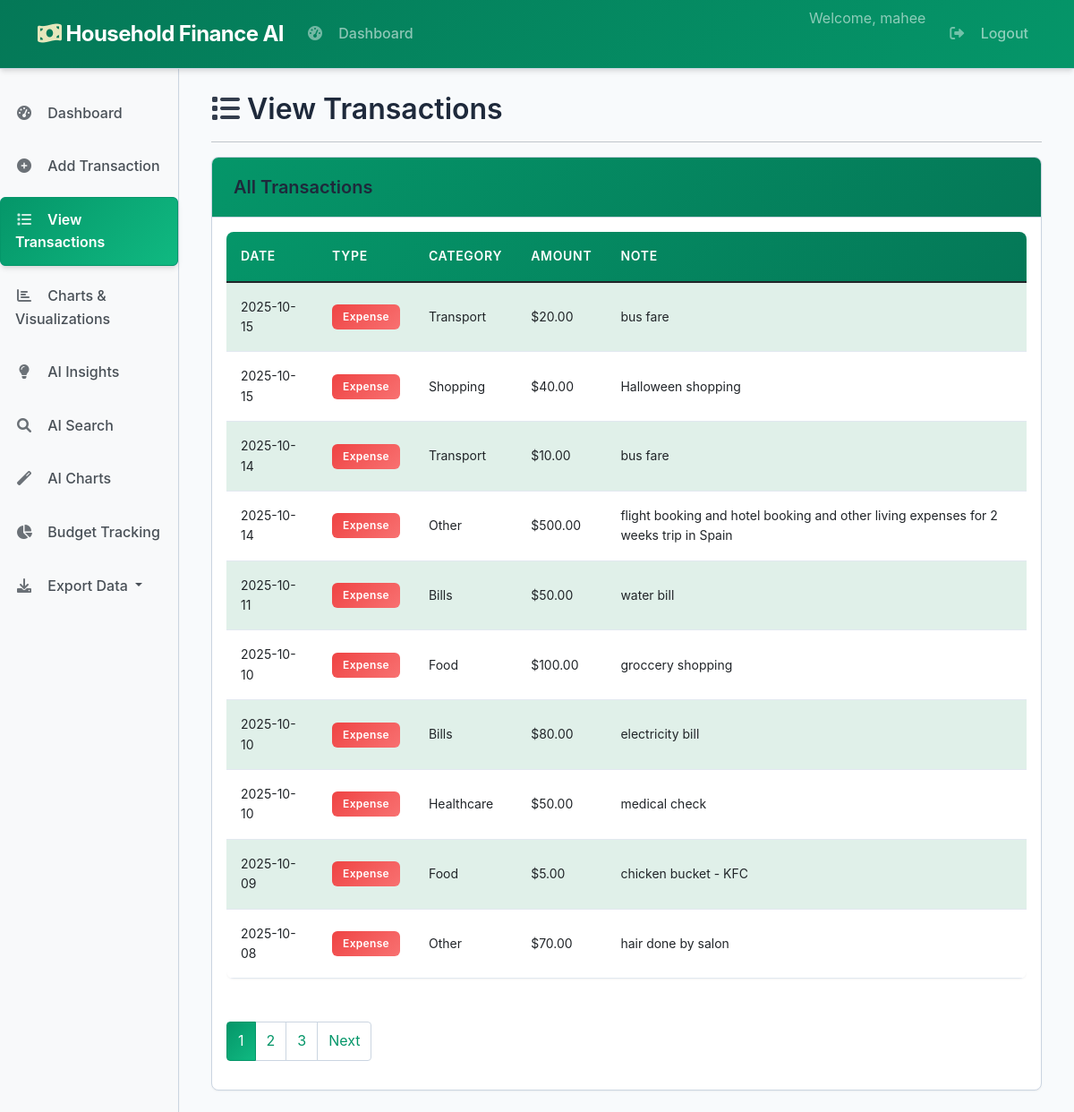
/view-transactions (signed in), run on the app's committed database.
### core/database.py (models this page shows, shortened)
class User(UserMixin, db.Model):
    __tablename__ = "users"
    id = db.Column(db.Integer, primary_key=True)
    username = db.Column(db.String(80), unique=True, nullable=False)
    password_hash = db.Column(db.String(120), nullable=False)
    role = db.Column(db.String(20), nullable=False, default="user")
    household_id = db.Column(db.Integer, db.ForeignKey("households.id"), nullable=True)
    created_at = db.Column(db.DateTime, default=datetime.utcnow)
    household = db.relationship("Household", back_populates="users")
    transactions = db.relationship("Transaction", back_populates="user")

class Transaction(db.Model):
    __tablename__ = "transactions"
    id = db.Column(db.Integer, primary_key=True)
    user_id = db.Column(db.Integer, db.ForeignKey("users.id"), nullable=False)
    type = db.Column(db.String(20), nullable=False)  # ✅ This should be 'type' not 't_type'
    category = db.Column(db.String(100), nullable=False)
    amount = db.Column(db.Float, nullable=False)
    date = db.Column(db.Date, nullable=False, default=datetime.utcnow)
    note = db.Column(db.Text, nullable=True)
    created_at = db.Column(db.DateTime, default=datetime.utcnow)
    user = db.relationship("User", back_populates="transactions")

### app/routes/transactions.py (the view, shortened to what this page needs)
@transactions_bp.route('/view-transactions')
@login_required
def view_transactions():
    page = request.args.get('page', 1, type=int)
    per_page = 10
    transactions_pagination = Transaction.query.filter_by(user_id=current_user.id)\
        .order_by(Transaction.date.desc())\
        .paginate(page=page, per_page=per_page, error_out=False)
    transactions = transactions_pagination.items
    anomalies = collector.detect_anomalies(current_user.id)
    anomaly_ids = [a['id'] for a in anomalies]
    llm_explanations = {}
    for txn_dict in anomalies:
        txn = Transaction.query.get(txn_dict['id'])
        if txn:
            llm_explanations[txn.id] = collector.explain_anomaly(txn)
    summary = collector.generate_summary(current_user.id, period='week')
    return render_template(
        'view_transactions.html',
        transactions=transactions_pagination,
        anomalies=anomalies,
        anomaly_ids=anomaly_ids,
        llm_explanations=llm_explanations,
        summary=summary
    )

### agents/data_collector.py (called while the page is built)
    def get_transactions_df(self, user_id):
        transactions = Transaction.query.filter_by(user_id=user_id).all()
        if not transactions:
            return pd.DataFrame()
        data = [{
            "id": t.id,
            "date": t.date,
            "type": t.type,  # CHANGED: t_type → type
            "category": t.category,
            "amount": t.amount,
            "note": t.note
        } for t in transactions]
        df = pd.DataFrame(data)
        if not df.empty and 'date' in df.columns:
            df['date'] = pd.to_datetime(df['date'])
        return df

    def detect_anomalies(self, user_id):
        df = self.get_transactions_df(user_id)
        if df.empty:
            return []
        mean = df['amount'].mean()
        std = df['amount'].std()
        if std > 0:
            anomalies = df[df['amount'] > mean + 2 * std]
            return anomalies.to_dict('records')
        return []

    def explain_anomaly(self, transaction):
        note = transaction.note or ""
        amount = transaction.amount
        if amount > 1000:
            return "⚠️ Unusually high transaction amount"
        elif "refund" in note.lower():
            return "🔄 This appears to be a refund"
        elif any(word in note.lower() for word in ["emergency", "urgent", "medical"]):
            return "🏥 Possible emergency expense"
        else:
            return "📊 Statistically unusual transaction amount"

### app/templates/view_transactions.html (shortened to what this page needs)
{% extends "base.html" %}
{% block content %}
<div class="row">
    <div class="col-12">
        <h2><i class="fas fa-list"></i> View Transactions</h2>
        <hr>
    </div>
</div>
<div class="row">
    <div class="col-12">
        <div class="card">
            <div class="card-header">
                <h5 class="mb-0">All Transactions</h5>
            </div>
            <div class="card-body">
                {% if transactions.items %}
                <div class="table-responsive">
                    <table class="table table-striped">
                        <thead>
                            <tr>
                                <th>Date</th>
                                <th>Type</th>
                                <th>Category</th>
                                <th>Amount</th>
                                <th>Note</th>
                            </tr>
                        </thead>
                        <tbody>
                            {% for transaction in transactions.items %}
                            <tr>
                                <td>{{ transaction.date.strftime('%Y-%m-%d') }}</td>
                                <td>
                                    <span class="badge {% if transaction.type == 'income' %}bg-success{% else %}bg-danger{% endif %}">
                                        {{ transaction.type.title() }}
                                    </span>
                                </td>
                                <td>{{ transaction.category }}</td>
                                <td>${{ "%.2f"|format(transaction.amount) }}</td>
                                <td>{{ transaction.note or '-' }}</td>
                            </tr>
                            {% endfor %}
                        </tbody>
                    </table>
                </div>
                <nav aria-label="Transaction pagination">
                    <ul class="pagination">
                        {% for page_num in transactions.iter_pages() %}
                            {% if page_num %}
                                <li class="page-item {% if page_num == transactions.page %}active{% endif %}">
                                    <a class="page-link" href="{{ url_for('transactions.view_transactions', page=page_num) }}">{{ page_num }}</a>
                                </li>
                            {% else %}
                                <li class="page-item disabled"><span class="page-link">…</span></li>
                            {% endif %}
                        {% endfor %}
                        {% if transactions.has_next %}
                        <li class="page-item">
                            <a class="page-link" href="{{ url_for('transactions.view_transactions', page=transactions.next_num) }}">Next</a>
                        </li>
                        {% endif %}
                    </ul>
                </nav>
                {% else %}
                <p class="text-muted">No transactions found.</p>
                <a href="{{ url_for('transactions.add_transaction') }}" class="btn btn-primary">
                    Add Your First Transaction
                </a>
                {% endif %}
            </div>
        </div>
    </div>
</div>
{% endblock %}

### app/templates/base.html (shortened to what this page needs)
<!DOCTYPE html>
<html lang="en">
  <head>
    <link
      href="https://cdn.jsdelivr.net/npm/bootstrap@5.1.3/dist/css/bootstrap.min.css"
      rel="stylesheet"
    />
    <link
      href="https://cdnjs.cloudflare.com/ajax/libs/font-awesome/6.0.0/css/all.min.css"
      rel="stylesheet"
    />
    <link href="{{ url_for('static', filename='css/theme.css') }}" rel="stylesheet">
  </head>
  <body>
    <nav class="navbar navbar-expand-lg navbar-dark bg-dark">
      <div class="container">
        <a class="navbar-brand" href="{% if current_user.is_authenticated %}{{ url_for('transactions.dashboard') }}{% else %}{{ url_for('main.home') }}{% endif %}">
          <i class="fas fa-money-bill-wave"></i> Household Finance AI
        </a>
        <div class="collapse navbar-collapse" id="navbarNav">
          {% if current_user.is_authenticated %}
          <ul class="navbar-nav me-auto">
            <li class="nav-item">
              <a class="nav-link" href="{{ url_for('transactions.dashboard') }}">
                <i class="fas fa-tachometer-alt"></i> Dashboard
              </a>
            </li>
          </ul>
          <ul class="navbar-nav ms-auto">
            <li class="nav-item">
              <span class="navbar-text me-3">
                Welcome, {{ current_user.username }}
              </span>
            </li>
            <li class="nav-item">
              <a class="nav-link" href="{{ url_for('auth.logout') }}">
                <i class="fas fa-sign-out-alt"></i> Logout
              </a>
            </li>
          </ul>
          {% endif %}
        </div>
      </div>
    </nav>
    <div class="container-fluid">
      <div class="row">
        {% if current_user.is_authenticated %}
        <div class="col-md-3 col-lg-2 sidebar">
          <nav class="nav flex-column">
            <a
              class="nav-link {% if request.endpoint == 'transactions.dashboard' %}active{% endif %}"
              href="{{ url_for('transactions.dashboard') }}"
            >
              <i class="fas fa-tachometer-alt"></i> Dashboard
            </a>
            <a
              class="nav-link {% if request.endpoint == 'transactions.add_transaction' %}active{% endif %}"
              href="{{ url_for('transactions.add_transaction') }}"
            >
              <i class="fas fa-plus-circle"></i> Add Transaction
            </a>
            <a
              class="nav-link {% if request.endpoint == 'transactions.view_transactions' %}active{% endif %}"
              href="{{ url_for('transactions.view_transactions') }}"
            >
              <i class="fas fa-list"></i> View Transactions
            </a>
            <a
              class="nav-link {% if request.endpoint == 'charts.charts_page' %}active{% endif %}"
              href="{{ url_for('charts.charts_page') }}"
            >
              <i class="fas fa-chart-bar"></i> Charts & Visualizations
            </a>
            <a
              class="nav-link {% if request.endpoint == 'insights.insights_page' %}active{% endif %}"
              href="{{ url_for('insights.insights_page') }}"
            >
              <i class="fas fa-lightbulb"></i> AI Insights
            </a>
            <a
              class="nav-link {% if request.endpoint == 'transactions.ai_search_demo' %}active{% endif %}"
              href="{{ url_for('transactions.ai_search_page') }}"
            >
              <i class="fas fa-search"></i> AI Search
            </a>
            <a
              class="nav-link {% if request.endpoint == 'charts.ai_charts' %}active{% endif %}"
              href="{{ url_for('charts.ai_charts_page') }}"
            >
              <i class="fas fa-magic"></i> AI Charts
            </a>
            <a
              class="nav-link {% if request.endpoint == 'budget.budget_page' %}active{% endif %}"
              href="{{ url_for('budget.budget_page') }}"
            >
              <i class="fas fa-chart-pie"></i> Budget Tracking
            </a>
            <div class="nav-item dropdown">
              <a
                class="nav-link dropdown-toggle"
                href="#"
                role="button"
                data-bs-toggle="dropdown"
              >
                <i class="fas fa-download"></i> Export Data
              </a>
            </div>
          </nav>
        </div>
        {% endif %}
        <div
          class="{% if current_user.is_authenticated %}col-md-9 col-lg-10{% else %}col-12{% endif %}"
        >
          <div class="container mt-4">
            {% block content %}{% endblock %}
          </div>
        </div>
      </div>
    </div>
  </body>
</html>

### app/static/css/theme.css (style rules this page uses)
:root { --primary-green: #059669; --dark-green: #047857; --light-green: #10b981; --pale-green: #ecfdf5; --accent-amber: #d97706; --light-amber: #fef3c7; --accent-teal: #0d9488; --dark-teal: #0f766e; --white: #ffffff; --light-gray: #f8fafc; --medium-gray: #e2e8f0; --dark-gray: #475569; --text-dark: #1e293b; --border-color: #cbd5e1; --success: #10b981; --info: #06b6d4; --warning: #f59e0b; --danger: #ef4444; --font-family: 'Inter', 'Segoe UI', system-ui, sans-serif; --border-radius: 8px; --shadow-sm: 0 1px 2px 0 rgba(0, 0, 0, 0.05); --shadow-md: 0 4px 6px -1px rgba(0, 0, 0, 0.1), 0 2px 4px -1px rgba(0, 0, 0, 0.06); --shadow-lg: 0 10px 15px -3px rgba(0, 0, 0, 0.1), 0 4px 6px -2px rgba(0, 0, 0, 0.05); }
body { font-family: var(--font-family); background-color: var(--light-gray); color: var(--text-dark); line-height: 1.6; font-weight: 400; }
h1, h2, h3, h4, h5, h6 { font-weight: 600; color: var(--text-dark); line-height: 1.3; }
.navbar-dark.bg-dark { background: linear-gradient(135deg, var(--dark-green) 0%, var(--primary-green) 100%); box-shadow: var(--shadow-md); border-bottom: 1px solid var(--border-color); }
.navbar-brand { font-weight: 700; font-size: 1.5rem; letter-spacing: -0.025em; }
.navbar-brand i { color: var(--light-amber); }
.sidebar { background: var(--white); border-right: 1px solid var(--border-color); box-shadow: var(--shadow-sm); padding: 1rem 0; }
.nav-link { color: var(--dark-gray); padding: 0.75rem 1.25rem; margin: 0.125rem 0.75rem; border-radius: var(--border-radius); transition: all 0.2s ease; font-weight: 500; border: 1px solid transparent; }
.nav-link.active { background: linear-gradient(135deg, var(--primary-green) 0%, var(--light-green) 100%); color: var(--white); font-weight: 600; border-color: var(--primary-green); box-shadow: var(--shadow-md); }
.nav-link i { width: 20px; text-align: center; margin-right: 12px; opacity: 0.8; }
.card { border: 1px solid var(--border-color); border-radius: var(--border-radius); box-shadow: var(--shadow-sm); transition: all 0.2s ease; margin-bottom: 1.5rem; overflow: hidden; background: var(--white); }
.card-header { background: linear-gradient(135deg, var(--primary-green) 0%, var(--dark-green) 100%); color: var(--white); border-bottom: 1px solid var(--border-color); padding: 1.25rem 1.5rem; font-weight: 600; font-size: 1.1rem; }
.table { border-radius: var(--border-radius); overflow: hidden; box-shadow: var(--shadow-sm); background: var(--white); }
.table thead { background: linear-gradient(135deg, var(--primary-green) 0%, var(--dark-green) 100%); color: var(--white); }
.table th { border: none; padding: 1rem; font-weight: 600; font-size: 0.875rem; text-transform: uppercase; letter-spacing: 0.05em; }
.table td { padding: 1rem; vertical-align: middle; border-color: var(--medium-gray); font-size: 0.875rem; }
.table-striped tbody tr:nth-of-type(odd) { background-color: var(--pale-green); }
.badge { padding: 0.5rem 0.75rem; border-radius: 6px; font-weight: 600; font-size: 0.75rem; letter-spacing: 0.025em; }
.badge.bg-danger { background: linear-gradient(135deg, var(--danger) 0%, #f87171 100%); }
.fas, .fab, .far { opacity: 0.9; }
.pagination { margin-top: 2rem; }
.page-link { color: var(--primary-green); border: 1px solid var(--border-color); padding: 0.5rem 0.75rem; transition: all 0.2s ease; }
.page-item.active .page-link { background: linear-gradient(135deg, var(--primary-green) 0%, var(--light-green) 100%); border-color: var(--primary-green); }
.mt-4 { margin-top: 1.5rem; }

### app/templates/base.html (style rules this page uses)
.sidebar { background-color: #f8f9fa; min-height: 100vh; padding-top: 20px; }
.nav-link { color: #495057; padding: 0.75rem 1rem; margin: 0.25rem 0; border-radius: 0.375rem; }
.nav-link:hover, .nav-link.active { background-color: #007bff; color: white; }

### data on the page
User: username "mahee"
Transaction: amount "20.00"
Transaction: amount "40.00"
Transaction: amount "10.00"
Transaction: amount "500.00"
Transaction: amount "50.00"
Transaction: amount "100.00"
Transaction: amount "80.00"
Transaction: amount "50.00"
Transaction: amount "5.00"
Transaction: amount "70.00"

### other printed values
{{ page_num }} "1" "2" "3"
